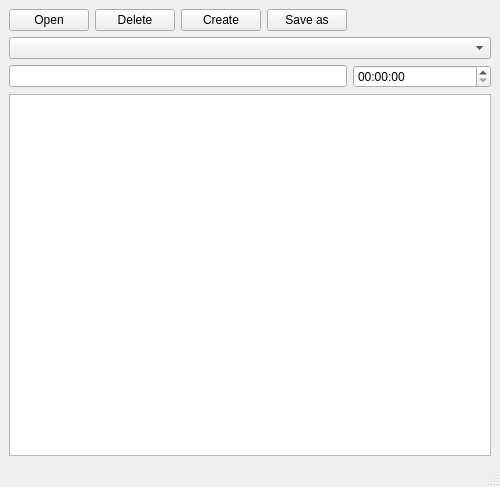
<?xml version="1.0" encoding="UTF-8"?>
<ui version="4.0">
 <class>MainWindow</class>
 <widget class="QMainWindow" name="MainWindow">
  <property name="geometry">
   <rect>
    <x>0</x>
    <y>0</y>
    <width>500</width>
    <height>487</height>
   </rect>
  </property>
  <property name="windowTitle">
   <string>MainWindow</string>
  </property>
  <widget class="QWidget" name="centralwidget">
   <layout class="QGridLayout" name="gridLayout">
    <item row="0" column="0">
     <widget class="QPushButton" name="open">
      <property name="text">
       <string>Open</string>
      </property>
     </widget>
    </item>
    <item row="0" column="1">
     <widget class="QPushButton" name="delete_2">
      <property name="text">
       <string>Delete</string>
      </property>
     </widget>
    </item>
    <item row="4" column="4">
     <widget class="QTimeEdit" name="timer"/>
    </item>
    <item row="1" column="0" colspan="5">
     <widget class="QComboBox" name="comboBox"/>
    </item>
    <item row="0" column="2">
     <widget class="QPushButton" name="create">
      <property name="text">
       <string>Create</string>
      </property>
     </widget>
    </item>
    <item row="0" column="4">
     <spacer name="horizontalSpacer">
      <property name="orientation">
       <enum>Qt::Horizontal</enum>
      </property>
      <property name="sizeHint" stdset="0">
       <size>
        <width>40</width>
        <height>20</height>
       </size>
      </property>
     </spacer>
    </item>
    <item row="5" column="0" colspan="5">
     <widget class="QTextEdit" name="source">
      <property name="styleSheet">
       <string notr="true">body
{
background-color: rgb(255, 255, 255);
}</string>
      </property>
      <property name="html">
       <string>&lt;!DOCTYPE HTML PUBLIC &quot;-//W3C//DTD HTML 4.0//EN&quot; &quot;http://www.w3.org/TR/REC-html40/strict.dtd&quot;&gt;
&lt;html&gt;&lt;head&gt;&lt;meta name=&quot;qrichtext&quot; content=&quot;1&quot; /&gt;&lt;meta charset=&quot;utf-8&quot; /&gt;&lt;style type=&quot;text/css&quot;&gt;
p, li { white-space: pre-wrap; }
&lt;/style&gt;&lt;/head&gt;&lt;body style=&quot; font-family:'.AppleSystemUIFont'; font-size:13pt; font-weight:400; font-style:normal;&quot; bgcolor=&quot;#ffffff&quot;&gt;
&lt;p style=&quot;-qt-paragraph-type:empty; margin-top:0px; margin-bottom:0px; margin-left:0px; margin-right:0px; -qt-block-indent:0; text-indent:0px;&quot;&gt;&lt;br /&gt;&lt;/p&gt;&lt;/body&gt;&lt;/html&gt;</string>
      </property>
     </widget>
    </item>
    <item row="0" column="3">
     <widget class="QPushButton" name="saveAs">
      <property name="text">
       <string>Save as</string>
      </property>
     </widget>
    </item>
    <item row="4" column="0" colspan="4">
     <widget class="QLineEdit" name="title"/>
    </item>
   </layout>
  </widget>
  <widget class="QMenuBar" name="menubar">
   <property name="geometry">
    <rect>
     <x>0</x>
     <y>0</y>
     <width>500</width>
     <height>22</height>
    </rect>
   </property>
  </widget>
  <widget class="QStatusBar" name="statusbar"/>
 </widget>
 <resources/>
 <connections/>
</ui>
